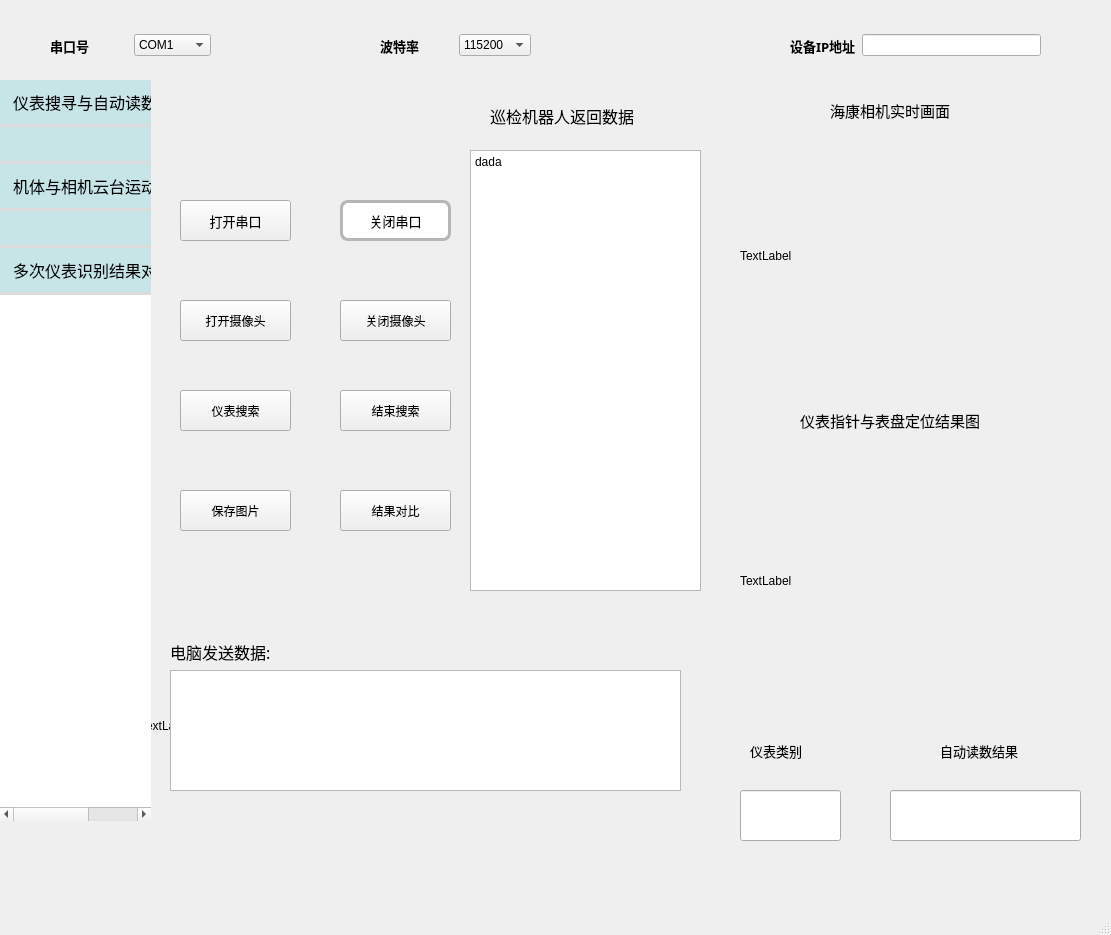
<?xml version="1.0" encoding="UTF-8"?>
<ui version="4.0">
 <class>MainWindow</class>
 <widget class="QMainWindow" name="MainWindow">
  <property name="geometry">
   <rect>
    <x>0</x>
    <y>0</y>
    <width>1111</width>
    <height>935</height>
   </rect>
  </property>
  <property name="windowTitle">
   <string>MainWindow</string>
  </property>
  <widget class="QWidget" name="centralwidget">
   <widget class="QWidget" name="topwidget_nm" native="true">
    <property name="geometry">
     <rect>
      <x>30</x>
      <y>20</y>
      <width>1031</width>
      <height>41</height>
     </rect>
    </property>
    <property name="contextMenuPolicy">
     <enum>Qt::ActionsContextMenu</enum>
    </property>
    <widget class="QWidget" name="layoutWidget">
     <property name="geometry">
      <rect>
       <x>20</x>
       <y>10</y>
       <width>161</width>
       <height>31</height>
      </rect>
     </property>
     <layout class="QHBoxLayout" name="horizontalLayout">
      <item>
       <widget class="QLabel" name="label">
        <property name="font">
         <font>
          <family>阿里巴巴普惠体 B</family>
          <pointsize>10</pointsize>
          <weight>75</weight>
          <bold>true</bold>
         </font>
        </property>
        <property name="text">
         <string>串口号</string>
        </property>
       </widget>
      </item>
      <item>
       <widget class="QComboBox" name="comboBox">
        <item>
         <property name="text">
          <string>COM1</string>
         </property>
        </item>
        <item>
         <property name="text">
          <string>COM2</string>
         </property>
        </item>
        <item>
         <property name="text">
          <string>COM3</string>
         </property>
        </item>
       </widget>
      </item>
     </layout>
    </widget>
    <widget class="QWidget" name="layoutWidget">
     <property name="geometry">
      <rect>
       <x>350</x>
       <y>10</y>
       <width>151</width>
       <height>31</height>
      </rect>
     </property>
     <layout class="QHBoxLayout" name="horizontalLayout_2">
      <item>
       <widget class="QLabel" name="label_2">
        <property name="font">
         <font>
          <family>阿里巴巴普惠体 B</family>
          <pointsize>10</pointsize>
          <weight>75</weight>
          <bold>true</bold>
         </font>
        </property>
        <property name="text">
         <string>波特率</string>
        </property>
       </widget>
      </item>
      <item>
       <widget class="QComboBox" name="comboBox_2">
        <item>
         <property name="text">
          <string>115200</string>
         </property>
        </item>
        <item>
         <property name="text">
          <string>57600</string>
         </property>
        </item>
       </widget>
      </item>
     </layout>
    </widget>
    <widget class="QWidget" name="layoutWidget">
     <property name="geometry">
      <rect>
       <x>760</x>
       <y>10</y>
       <width>251</width>
       <height>31</height>
      </rect>
     </property>
     <layout class="QHBoxLayout" name="horizontalLayout_3">
      <item>
       <widget class="QLabel" name="label_3">
        <property name="font">
         <font>
          <family>阿里巴巴普惠体 B</family>
          <pointsize>10</pointsize>
          <weight>75</weight>
          <bold>true</bold>
         </font>
        </property>
        <property name="text">
         <string>设备IP地址</string>
        </property>
       </widget>
      </item>
      <item>
       <widget class="QLineEdit" name="lineEdit"/>
      </item>
     </layout>
    </widget>
    <widget class="QLabel" name="label_5">
     <property name="geometry">
      <rect>
       <x>530</x>
       <y>-10</y>
       <width>71</width>
       <height>61</height>
      </rect>
     </property>
     <property name="styleSheet">
      <string notr="true">image: url(:/iamge/Creater-Designer/picture/robot_head.jpg);</string>
     </property>
     <property name="text">
      <string/>
     </property>
    </widget>
   </widget>
   <widget class="QListWidget" name="listWidget">
    <property name="geometry">
     <rect>
      <x>0</x>
      <y>80</y>
      <width>151</width>
      <height>741</height>
     </rect>
    </property>
    <property name="styleSheet">
     <string notr="true">QListView {
    outline:none;
	border:none;
}
 
#listWidget::item {
    background-color: rgb(199, 228, 231);
    color: #000000;
    border: transparent;
    border-bottom: 3px solid #dbdbdb;
    padding: 10px;
}
 
#listWidget::item:hover {
    background-color:  rgb(248, 247, 223);
}
 
#listWidget::item:selected {
    border-left: 5px solid  rgb(248, 247, 223);
}
</string>
    </property>
    <item>
     <property name="text">
      <string>仪表搜寻与自动读数控制模块</string>
     </property>
     <property name="font">
      <font>
       <family>仓耳今楷05-6763 W05</family>
       <pointsize>12</pointsize>
       <kerning>true</kerning>
      </font>
     </property>
     <property name="textAlignment">
      <set>AlignLeading|AlignBottom</set>
     </property>
     <property name="icon">
      <iconset>
       <normaloff>../../../../../.designer/backup/picture/ai.jpg</normaloff>../../../../../.designer/backup/picture/ai.jpg</iconset>
     </property>
    </item>
    <item>
     <property name="text">
      <string/>
     </property>
     <property name="textAlignment">
      <set>AlignCenter</set>
     </property>
     <property name="icon">
      <iconset>
       <normaloff>../../../../../.designer/backup/picture/ai.jpg</normaloff>../../../../../.designer/backup/picture/ai.jpg</iconset>
     </property>
    </item>
    <item>
     <property name="text">
      <string>机体与相机云台运动控制模块</string>
     </property>
     <property name="font">
      <font>
       <family>仓耳今楷05-6763 W05</family>
       <pointsize>12</pointsize>
       <weight>50</weight>
       <bold>false</bold>
      </font>
     </property>
     <property name="textAlignment">
      <set>AlignLeading|AlignTop</set>
     </property>
     <property name="icon">
      <iconset>
       <normaloff>../../../../../.designer/backup/picture/chilun.jpg</normaloff>../../../../../.designer/backup/picture/chilun.jpg</iconset>
     </property>
    </item>
    <item>
     <property name="text">
      <string/>
     </property>
    </item>
    <item>
     <property name="text">
      <string>多次仪表识别结果对比显示模块</string>
     </property>
     <property name="font">
      <font>
       <family>仓耳今楷05-6763 W05</family>
       <pointsize>12</pointsize>
      </font>
     </property>
     <property name="icon">
      <iconset>
       <normaloff>../../../../../.designer/backup/picture/database.jpg</normaloff>../../../../../.designer/backup/picture/database.jpg</iconset>
     </property>
    </item>
   </widget>
   <widget class="QWidget" name="grap_nm" native="true">
    <property name="geometry">
     <rect>
      <x>720</x>
      <y>80</y>
      <width>391</width>
      <height>801</height>
     </rect>
    </property>
    <widget class="QLabel" name="label_4">
     <property name="geometry">
      <rect>
       <x>110</x>
       <y>20</y>
       <width>181</width>
       <height>20</height>
      </rect>
     </property>
     <property name="font">
      <font>
       <family>宋体</family>
       <pointsize>11</pointsize>
      </font>
     </property>
     <property name="text">
      <string>海康相机实时画面</string>
     </property>
    </widget>
    <widget class="QLabel" name="picture_output1">
     <property name="geometry">
      <rect>
       <x>20</x>
       <y>50</y>
       <width>341</width>
       <height>251</height>
      </rect>
     </property>
     <property name="text">
      <string>TextLabel</string>
     </property>
    </widget>
    <widget class="QLabel" name="label_6">
     <property name="geometry">
      <rect>
       <x>80</x>
       <y>330</y>
       <width>241</width>
       <height>21</height>
      </rect>
     </property>
     <property name="font">
      <font>
       <family>宋体</family>
       <pointsize>11</pointsize>
      </font>
     </property>
     <property name="text">
      <string>仪表指针与表盘定位结果图</string>
     </property>
    </widget>
    <widget class="QLabel" name="picture_output2">
     <property name="geometry">
      <rect>
       <x>20</x>
       <y>360</y>
       <width>351</width>
       <height>281</height>
      </rect>
     </property>
     <property name="text">
      <string>TextLabel</string>
     </property>
    </widget>
    <widget class="QLabel" name="label_8">
     <property name="geometry">
      <rect>
       <x>30</x>
       <y>660</y>
       <width>81</width>
       <height>21</height>
      </rect>
     </property>
     <property name="font">
      <font>
       <family>宋体</family>
       <pointsize>10</pointsize>
      </font>
     </property>
     <property name="text">
      <string>仪表类别</string>
     </property>
    </widget>
    <widget class="QLabel" name="label_9">
     <property name="geometry">
      <rect>
       <x>220</x>
       <y>660</y>
       <width>111</width>
       <height>21</height>
      </rect>
     </property>
     <property name="font">
      <font>
       <family>宋体</family>
       <pointsize>10</pointsize>
      </font>
     </property>
     <property name="text">
      <string>自动读数结果</string>
     </property>
    </widget>
    <widget class="QLineEdit" name="type">
     <property name="geometry">
      <rect>
       <x>20</x>
       <y>710</y>
       <width>101</width>
       <height>51</height>
      </rect>
     </property>
    </widget>
    <widget class="QLineEdit" name="lineEdit_3">
     <property name="geometry">
      <rect>
       <x>170</x>
       <y>710</y>
       <width>191</width>
       <height>51</height>
      </rect>
     </property>
    </widget>
    <widget class="QLabel" name="label_11">
     <property name="geometry">
      <rect>
       <x>-50</x>
       <y>-80</y>
       <width>491</width>
       <height>491</height>
      </rect>
     </property>
     <property name="styleSheet">
      <string notr="true">border-image: url(:/iamge/Creater-Designer/picture/videoicon.jpg);</string>
     </property>
     <property name="text">
      <string/>
     </property>
    </widget>
    <widget class="QLabel" name="label_12">
     <property name="geometry">
      <rect>
       <x>-50</x>
       <y>230</y>
       <width>491</width>
       <height>501</height>
      </rect>
     </property>
     <property name="styleSheet">
      <string notr="true">border-image: url(:/iamge/Creater-Designer/picture/videoicon.jpg);</string>
     </property>
     <property name="text">
      <string/>
     </property>
    </widget>
    <zorder>label_12</zorder>
    <zorder>label_11</zorder>
    <zorder>label_4</zorder>
    <zorder>picture_output1</zorder>
    <zorder>label_6</zorder>
    <zorder>picture_output2</zorder>
    <zorder>label_8</zorder>
    <zorder>label_9</zorder>
    <zorder>type</zorder>
    <zorder>lineEdit_3</zorder>
   </widget>
   <widget class="QWidget" name="page1" native="true">
    <property name="geometry">
     <rect>
      <x>150</x>
      <y>80</y>
      <width>571</width>
      <height>741</height>
     </rect>
    </property>
    <widget class="QPushButton" name="pushButton_9">
     <property name="geometry">
      <rect>
       <x>30</x>
       <y>120</y>
       <width>111</width>
       <height>41</height>
      </rect>
     </property>
     <property name="font">
      <font>
       <family>思源宋体 CN Medium</family>
       <pointsize>10</pointsize>
      </font>
     </property>
     <property name="text">
      <string>打开串口</string>
     </property>
    </widget>
    <widget class="QPushButton" name="pushButton_10">
     <property name="geometry">
      <rect>
       <x>190</x>
       <y>120</y>
       <width>111</width>
       <height>41</height>
      </rect>
     </property>
     <property name="font">
      <font>
       <family>阿里巴巴普惠体 R</family>
       <pointsize>10</pointsize>
      </font>
     </property>
     <property name="styleSheet">
      <string notr="true">#pushButton_10{
	background-color: rgb(255, 255, 255);
	color: rgb(0, 0, 0);
    border:3px solid rgb(182, 182, 182);
    border-radius:8px;
}
#pushButton_10:hover{
	background-color:rgb(249, 248, 222);
	color:rgb(0, 0, 0);
}
#pushButton_10:disabled{
	padding-top:5px;
    padding-left:5px;
}</string>
     </property>
     <property name="text">
      <string>关闭串口</string>
     </property>
    </widget>
    <widget class="QPushButton" name="pushButton_11">
     <property name="geometry">
      <rect>
       <x>30</x>
       <y>220</y>
       <width>111</width>
       <height>41</height>
      </rect>
     </property>
     <property name="text">
      <string>打开摄像头</string>
     </property>
    </widget>
    <widget class="QPushButton" name="pushButton_12">
     <property name="geometry">
      <rect>
       <x>190</x>
       <y>220</y>
       <width>111</width>
       <height>41</height>
      </rect>
     </property>
     <property name="text">
      <string>关闭摄像头</string>
     </property>
    </widget>
    <widget class="QPushButton" name="pushButton_13">
     <property name="geometry">
      <rect>
       <x>30</x>
       <y>310</y>
       <width>111</width>
       <height>41</height>
      </rect>
     </property>
     <property name="styleSheet">
      <string notr="true">border-image: url(:/iamge/Creater-Designer/picture/sendicon.jpg);</string>
     </property>
     <property name="text">
      <string>仪表搜索</string>
     </property>
    </widget>
    <widget class="QPushButton" name="pushButton_14">
     <property name="geometry">
      <rect>
       <x>190</x>
       <y>310</y>
       <width>111</width>
       <height>41</height>
      </rect>
     </property>
     <property name="text">
      <string>结束搜索</string>
     </property>
    </widget>
    <widget class="QPushButton" name="pushButton_15">
     <property name="geometry">
      <rect>
       <x>30</x>
       <y>410</y>
       <width>111</width>
       <height>41</height>
      </rect>
     </property>
     <property name="text">
      <string>保存图片</string>
     </property>
    </widget>
    <widget class="QPushButton" name="pushButton_16">
     <property name="geometry">
      <rect>
       <x>190</x>
       <y>410</y>
       <width>111</width>
       <height>41</height>
      </rect>
     </property>
     <property name="text">
      <string>结果对比</string>
     </property>
     <property name="icon">
      <iconset>
       <normaloff>picture/sendicon.jpg</normaloff>picture/sendicon.jpg</iconset>
     </property>
    </widget>
    <widget class="QLabel" name="label_35">
     <property name="geometry">
      <rect>
       <x>340</x>
       <y>20</y>
       <width>201</width>
       <height>31</height>
      </rect>
     </property>
     <property name="font">
      <font>
       <family>思源黑体 CN Regular</family>
       <pointsize>12</pointsize>
       <weight>50</weight>
       <bold>false</bold>
      </font>
     </property>
     <property name="text">
      <string>巡检机器人返回数据</string>
     </property>
    </widget>
    <widget class="QTextEdit" name="robet_data_2">
     <property name="geometry">
      <rect>
       <x>320</x>
       <y>70</y>
       <width>231</width>
       <height>441</height>
      </rect>
     </property>
     <property name="styleSheet">
      <string notr="true">image: url(:/iamge/千库网_科技简约几何边框_元素编号12485637.png);</string>
     </property>
     <property name="html">
      <string>&lt;!DOCTYPE HTML PUBLIC &quot;-//W3C//DTD HTML 4.0//EN&quot; &quot;http://www.w3.org/TR/REC-html40/strict.dtd&quot;&gt;
&lt;html&gt;&lt;head&gt;&lt;meta name=&quot;qrichtext&quot; content=&quot;1&quot; /&gt;&lt;style type=&quot;text/css&quot;&gt;
p, li { white-space: pre-wrap; }
&lt;/style&gt;&lt;/head&gt;&lt;body style=&quot; font-family:'SimSun'; font-size:9pt; font-weight:400; font-style:normal;&quot;&gt;
&lt;p style=&quot; margin-top:0px; margin-bottom:0px; margin-left:0px; margin-right:0px; -qt-block-indent:0; text-indent:0px;&quot;&gt;dada&lt;/p&gt;&lt;/body&gt;&lt;/html&gt;</string>
     </property>
    </widget>
    <widget class="QWidget" name="layoutWidget_2">
     <property name="geometry">
      <rect>
       <x>20</x>
       <y>560</y>
       <width>511</width>
       <height>151</height>
      </rect>
     </property>
     <layout class="QGridLayout" name="gridLayout_3">
      <item row="0" column="0">
       <widget class="QLabel" name="label_36">
        <property name="font">
         <font>
          <family>宋体</family>
          <pointsize>12</pointsize>
         </font>
        </property>
        <property name="text">
         <string>电脑发送数据:</string>
        </property>
       </widget>
      </item>
      <item row="1" column="0">
       <widget class="QTextEdit" name="cpsend_data_2">
        <property name="styleSheet">
         <string notr="true"/>
        </property>
       </widget>
      </item>
     </layout>
    </widget>
    <widget class="QLabel" name="label_10">
     <property name="geometry">
      <rect>
       <x>-10</x>
       <y>560</y>
       <width>561</width>
       <height>171</height>
      </rect>
     </property>
     <property name="styleSheet">
      <string notr="true">border-image: url(:/iamge/Creater-Designer/picture/sendkuang.jpg);</string>
     </property>
     <property name="text">
      <string>TextLabel</string>
     </property>
    </widget>
    <zorder>label_10</zorder>
    <zorder>pushButton_9</zorder>
    <zorder>pushButton_10</zorder>
    <zorder>pushButton_11</zorder>
    <zorder>pushButton_12</zorder>
    <zorder>pushButton_13</zorder>
    <zorder>pushButton_14</zorder>
    <zorder>pushButton_15</zorder>
    <zorder>pushButton_16</zorder>
    <zorder>label_35</zorder>
    <zorder>robet_data_2</zorder>
    <zorder>layoutWidget_2</zorder>
   </widget>
   <widget class="QLabel" name="label_7">
    <property name="geometry">
     <rect>
      <x>10</x>
      <y>530</y>
      <width>121</width>
      <height>171</height>
     </rect>
    </property>
    <property name="styleSheet">
     <string notr="true">#label_7{border-image: url(:/iamge/Creater-Designer/picture/changeicon1.jpg);}


</string>
    </property>
    <property name="text">
     <string/>
    </property>
   </widget>
   <zorder>page1</zorder>
   <zorder>topwidget_nm</zorder>
   <zorder>listWidget</zorder>
   <zorder>grap_nm</zorder>
   <zorder>label_7</zorder>
  </widget>
  <widget class="QMenuBar" name="menubar">
   <property name="geometry">
    <rect>
     <x>0</x>
     <y>0</y>
     <width>1111</width>
     <height>26</height>
    </rect>
   </property>
  </widget>
  <widget class="QStatusBar" name="statusbar"/>
 </widget>
 <resources>
  <include location="../resource.qrc"/>
 </resources>
 <connections/>
</ui>
